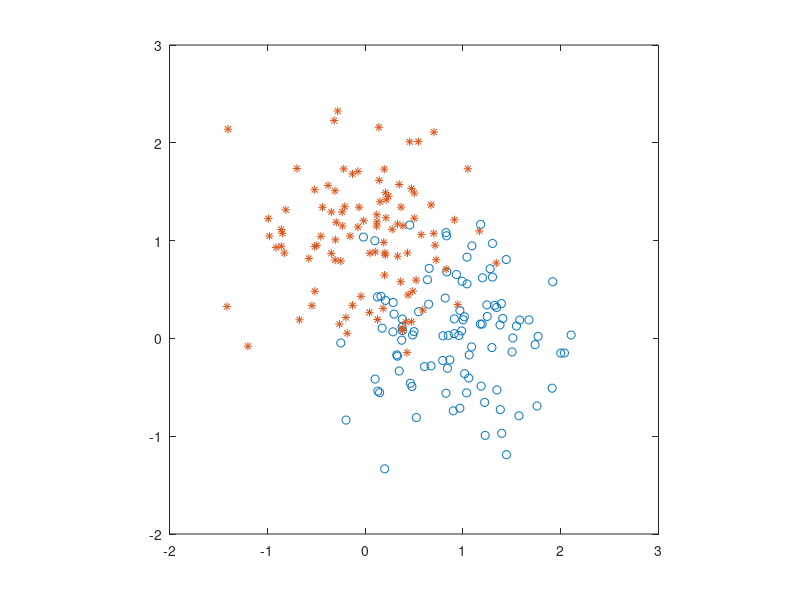

MATLAB code for this plot:
% MATLAB script for Illustrated Problem 5.7.
clear
echo on
n0=.5*randn(100,1);
n1=.5*randn(100,1);
n2=.5*randn(100,1);
n3=.5*randn(100,1);
x1=1.+n0;
y1=n1;
x2=n2;
y2=1.+n3;
plot(x1,y1,'o',x2,y2,'*')
axis('square')